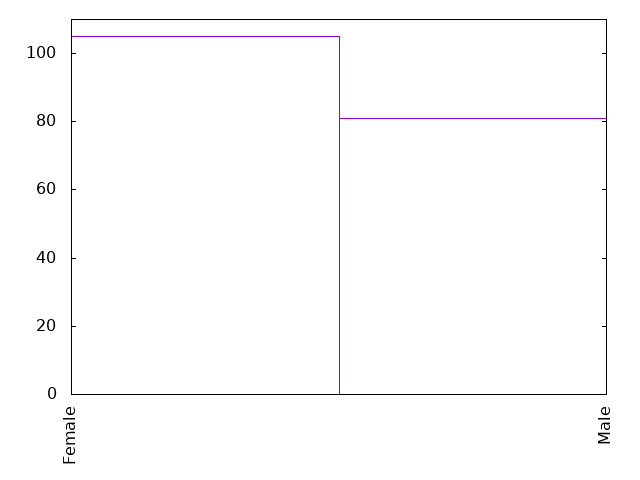

Write the gnuplot code that produced this figure.
set term png
set out "0-10gender.png"
set key off
set xtics rotate
set yrange[0:110]

plot '0-10gender.dat' using 1:xticlabel(2) with boxes
